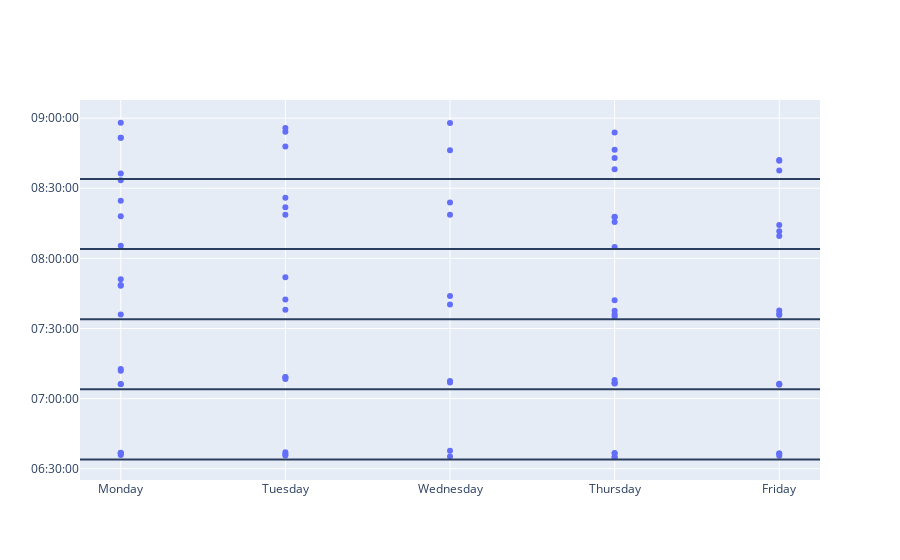

Notebook cell for this chart:
### Code cell
arrival_time = df["expected_delay"] + df["aimed_arrival"]
# Convert arrival_time to just time of day by setting all dates to a common reference
arrival_time = pd.to_datetime(arrival_time.dt.strftime('%H:%M:%S'))

ref = arrival_time.iloc[0].date()
h_lines = [
    datetime.datetime.combine(ref, datetime.time(h, m))
    for h, m in [
        (6, 34),
        (7, 4),
        (7, 34),
        (8, 4),
        (8, 34),
    ]
]

fig = Figure()
fig.add_scatter(
    x=df["aimed_arrival"].dt.day_name(),
    y=arrival_time,
    mode="markers",
)
for h_line in h_lines:
    fig.add_hline(y=h_line)
fig.layout.yaxis.tickformat = "%H:%M:%S"
fig

### Figure 1 — Plotly figure (JSON) as saved in the notebook; plotly's stock layout.template omitted (floating-point values rounded to 4 significant figures)
{"data": [{"mode": "markers", "type": "scatter", "x": ["Monday", "Monday", "Monday", "Monday", "Monday", "Tuesday", "Tuesday", "Tuesday", "Tuesday", "Tuesday", "Wednesday", "Wednesday", "Wednesday", "Wednesday", "Wednesday", "Thursday", "Thursday", "Thursday", "Thursday", "Thursday", "Friday", "Friday", "Friday", "Friday", "Friday", "Monday", "Monday", "Monday", "Monday", "Monday", "Tuesday", "Tuesday", "Tuesday", "Tuesday", "Tuesday", "Thursday", "Thursday", "Thursday", "Thursday", "Thursday", "Friday", "Friday", "Friday", "Friday", "Friday", "Monday", "Monday", "Monday", "Monday", "Monday", "Tuesday", "Tuesday", "Tuesday", "Tuesday", "Tuesday", "Wednesday", "Wednesday", "Wednesday", "Wednesday", "Wednesday", "Thursday", "Thursday", "Thursday", "Thursday", "Thursday", "Friday", "Friday", "Friday", "Friday", "Friday", "Monday", "Monday", "Monday", "Monday", "Monday", "Thursday", "Thursday", "Thursday", "Thursday", "Thursday"], "y": ["2025-01-02T06:36:38", "2025-01-02T07:12:41", "2025-01-02T07:51:06", "2025-01-02T08:33:23", "2025-01-02T08:58:01", "2025-01-02T06:35:37", "2025-01-02T07:09:08", "2025-01-02T07:51:54", "2025-01-02T08:21:51", "2025-01-02T08:54:10", "2025-01-02T06:35:12", "2025-01-02T07:07:34", "2025-01-02T07:43:55", "2025-01-02T08:18:41", "2025-01-02T08:46:18", "2025-01-02T06:34:55", "2025-01-02T07:06:36", "2025-01-02T07:42:03", "2025-01-02T08:15:31", "2025-01-02T08:46:27", "2025-01-02T06:36:30", "2025-01-02T07:06:04", "2025-01-02T07:37:40", "2025-01-02T08:11:35", "2025-01-02T08:41:44", "2025-01-02T06:35:52", "2025-01-02T07:11:53", "2025-01-02T07:48:36", "2025-01-02T08:18:04", "2025-01-02T08:51:35", "2025-01-02T06:36:13", "2025-01-02T07:09:16", "2025-01-02T07:42:24", "2025-01-02T08:25:55", "2025-01-02T08:55:48", "2025-01-02T06:36:31", "2025-01-02T07:06:50", "2025-01-02T07:37:34", "2025-01-02T08:17:50", "2025-01-02T08:53:49", "2025-01-02T06:36:30", "2025-01-02T07:06:02", "2025-01-02T07:35:46", "2025-01-02T08:14:19", "2025-01-02T08:42:08", "2025-01-02T06:36:35", "2025-01-02T07:06:10", "2025-01-02T07:48:20", "2025-01-02T08:24:38", "2025-01-02T08:51:37", "2025-01-02T06:37:02", "2025-01-02T07:08:24", "2025-01-02T07:38:01", "2025-01-02T08:18:42", "2025-01-02T08:47:54", "2025-01-02T06:37:42", "2025-01-02T07:06:53", "2025-01-02T07:40:15", "2025-01-02T08:23:52", "2025-01-02T08:57:57", "2025-01-02T06:36:42", "2025-01-02T07:06:31", "2025-01-02T07:36:06", "2025-01-02T08:17:36", "2025-01-02T08:42:54", "2025-01-02T06:35:32", "2025-01-02T07:06:23", "2025-01-02T07:36:16", "2025-01-02T08:09:31", "2025-01-02T08:37:34", "2025-01-02T06:36:48", "2025-01-02T07:06:15", "2025-01-02T07:35:59", "2025-01-02T08:05:24", "2025-01-02T08:36:16", "2025-01-02T06:35:01", "2025-01-02T07:08:00", "2025-01-02T07:35:05", "2025-01-02T08:04:51", "2025-01-02T08:38:09"]}], "layout": {"shapes": [{"type": "line", "x0": 0, "x1": 1, "xref": "x domain", "y0": "2025-01-02T06:34:00", "y1": "2025-01-02T06:34:00", "yref": "y"}, {"type": "line", "x0": 0, "x1": 1, "xref": "x domain", "y0": "2025-01-02T07:04:00", "y1": "2025-01-02T07:04:00", "yref": "y"}, {"type": "line", "x0": 0, "x1": 1, "xref": "x domain", "y0": "2025-01-02T07:34:00", "y1": "2025-01-02T07:34:00", "yref": "y"}, {"type": "line", "x0": 0, "x1": 1, "xref": "x domain", "y0": "2025-01-02T08:04:00", "y1": "2025-01-02T08:04:00", "yref": "y"}, {"type": "line", "x0": 0, "x1": 1, "xref": "x domain", "y0": "2025-01-02T08:34:00", "y1": "2025-01-02T08:34:00", "yref": "y"}], "yaxis": {"tickformat": "%H:%M:%S"}}}
